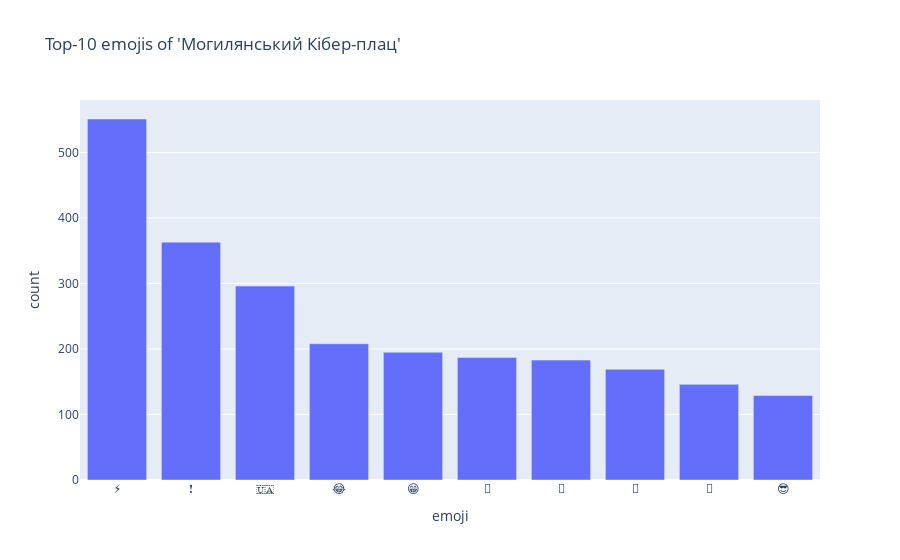

The cell this chart's notebook holds for it:
### Code cell
channel_emoj = get_emojis_from_messages(cyberplats_df, top=10)
fig = get_top_emojis(channel_emoj, "Top-10 emojis of 'Могилянський Кібер-плац'")
fig.show()

### Figure 1 — Plotly figure (JSON) as saved in the notebook; plotly's stock layout.template omitted (floating-point values rounded to 4 significant figures)
{"data": [{"alignmentgroup": "True", "hovertemplate": "emoji=%{x}<br>count=%{y}<extra></extra>", "legendgroup": "", "marker": {"color": "#636efa", "pattern": {"shape": ""}}, "name": "", "offsetgroup": "", "orientation": "v", "showlegend": false, "textposition": "auto", "x": ["⚡", "❗", "🇺🇦", "😂", "😁", "🤔", "🤯", "🤡", "👀", "😎"], "xaxis": "x", "y": [551, 363, 296, 208, 195, 187, 183, 169, 146, 129], "yaxis": "y", "type": "bar"}], "layout": {"xaxis": {"anchor": "y", "domain": [0.0, 1.0], "title": {"text": "emoji"}}, "yaxis": {"anchor": "x", "domain": [0.0, 1.0], "title": {"text": "count"}}, "legend": {"tracegroupgap": 0}, "title": {"text": "Top-10 emojis of 'Могилянський Кібер-плац'"}, "barmode": "relative"}}
